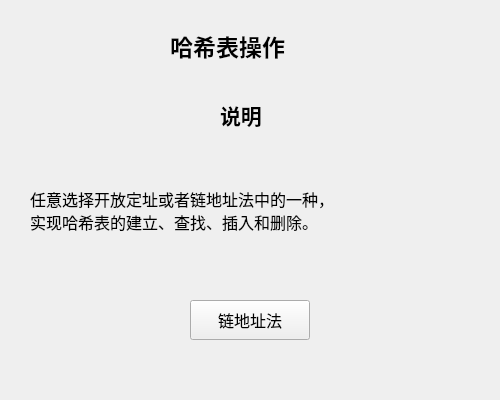
<?xml version="1.0" encoding="UTF-8"?>
<ui version="4.0">
 <class>Widget</class>
 <widget class="QWidget" name="Widget">
  <property name="geometry">
   <rect>
    <x>0</x>
    <y>0</y>
    <width>500</width>
    <height>400</height>
   </rect>
  </property>
  <property name="windowTitle">
   <string>Widget</string>
  </property>
  <widget class="QLabel" name="label">
   <property name="geometry">
    <rect>
     <x>170</x>
     <y>10</y>
     <width>191</width>
     <height>71</height>
    </rect>
   </property>
   <property name="font">
    <font>
     <family>黑体</family>
     <pointsize>17</pointsize>
     <weight>75</weight>
     <bold>true</bold>
    </font>
   </property>
   <property name="text">
    <string>哈希表操作</string>
   </property>
  </widget>
  <widget class="QLabel" name="label_3">
   <property name="geometry">
    <rect>
     <x>30</x>
     <y>160</y>
     <width>461</width>
     <height>101</height>
    </rect>
   </property>
   <property name="font">
    <font>
     <family>黑体</family>
     <pointsize>12</pointsize>
    </font>
   </property>
   <property name="text">
    <string>任意选择开放定址或者链地址法中的一种，
实现哈希表的建立、查找、插入和删除。</string>
   </property>
  </widget>
  <widget class="QLabel" name="label_2">
   <property name="geometry">
    <rect>
     <x>220</x>
     <y>100</y>
     <width>60</width>
     <height>30</height>
    </rect>
   </property>
   <property name="font">
    <font>
     <family>楷体</family>
     <pointsize>16</pointsize>
     <weight>75</weight>
     <bold>true</bold>
    </font>
   </property>
   <property name="text">
    <string>说明</string>
   </property>
  </widget>
  <widget class="QPushButton" name="inputButton">
   <property name="geometry">
    <rect>
     <x>190</x>
     <y>300</y>
     <width>120</width>
     <height>40</height>
    </rect>
   </property>
   <property name="font">
    <font>
     <family>新宋体</family>
     <pointsize>12</pointsize>
    </font>
   </property>
   <property name="text">
    <string>链地址法</string>
   </property>
  </widget>
 </widget>
 <resources/>
 <connections/>
</ui>
